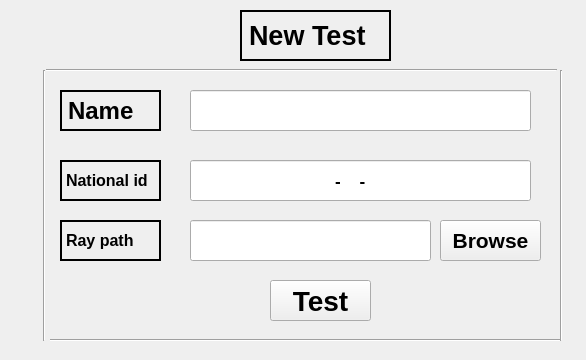
    <widget class="QWidget" name="tab">
     <attribute name="title">
      <string>T1</string>
     </attribute>
     <widget class="QLabel" name="label">
      <property name="geometry">
       <rect>
        <x>60</x>
        <y>90</y>
        <width>101</width>
        <height>41</height>
       </rect>
      </property>
      <property name="font">
       <font>
        <pointsize>18</pointsize>
        <weight>75</weight>
        <bold>true</bold>
        <strikeout>false</strikeout>
       </font>
      </property>
      <property name="frameShape">
       <enum>QFrame::WinPanel</enum>
      </property>
      <property name="text">
       <string>Name</string>
      </property>
     </widget>
     <widget class="QLineEdit" name="lineEdit">
      <property name="geometry">
       <rect>
        <x>190</x>
        <y>90</y>
        <width>341</width>
        <height>41</height>
       </rect>
      </property>
      <property name="minimumSize">
       <size>
        <width>341</width>
        <height>41</height>
       </size>
      </property>
      <property name="font">
       <font>
        <pointsize>13</pointsize>
        <weight>75</weight>
        <bold>true</bold>
       </font>
      </property>
      <property name="layoutDirection">
       <enum>Qt::LeftToRight</enum>
      </property>
      <property name="autoFillBackground">
       <bool>false</bool>
      </property>
      <property name="inputMask">
       <string/>
      </property>
      <property name="text">
       <string/>
      </property>
      <property name="alignment">
       <set>Qt::AlignCenter</set>
      </property>
     </widget>
     <widget class="QLineEdit" name="lineEdit_7">
      <property name="geometry">
       <rect>
        <x>190</x>
        <y>160</y>
        <width>341</width>
        <height>41</height>
       </rect>
      </property>
      <property name="font">
       <font>
        <pointsize>13</pointsize>
        <weight>75</weight>
        <bold>true</bold>
       </font>
      </property>
      <property name="locale">
       <locale language="English" country="UnitedStates"/>
      </property>
      <property name="inputMethodHints">
       <set>Qt::ImhDigitsOnly</set>
      </property>
      <property name="inputMask">
       <string>999-9999-9999999</string>
      </property>
      <property name="text">
       <string>--</string>
      </property>
      <property name="maxLength">
       <number>16</number>
      </property>
      <property name="alignment">
       <set>Qt::AlignCenter</set>
      </property>
     </widget>
     <widget class="QLabel" name="label_7">
      <property name="geometry">
       <rect>
        <x>60</x>
        <y>160</y>
        <width>101</width>
        <height>41</height>
       </rect>
      </property>
      <property name="font">
       <font>
        <pointsize>12</pointsize>
        <weight>75</weight>
        <bold>true</bold>
        <strikeout>false</strikeout>
       </font>
      </property>
      <property name="frameShape">
       <enum>QFrame::WinPanel</enum>
      </property>
      <property name="text">
       <string>National id</string>
      </property>
     </widget>
     <widget class="QPushButton" name="pushButton_11">
      <property name="geometry">
       <rect>
        <x>270</x>
        <y>280</y>
        <width>101</width>
        <height>41</height>
       </rect>
      </property>
      <property name="font">
       <font>
        <pointsize>21</pointsize>
        <weight>75</weight>
        <bold>true</bold>
       </font>
      </property>
      <property name="text">
       <string>Test</string>
      </property>
     </widget>
     <widget class="Line" name="line">
      <property name="geometry">
       <rect>
        <x>46</x>
        <y>60</y>
        <width>511</width>
        <height>21</height>
       </rect>
      </property>
      <property name="orientation">
       <enum>Qt::Horizontal</enum>
      </property>
     </widget>
     <widget class="Line" name="line_2">
      <property name="geometry">
       <rect>
        <x>50</x>
        <y>330</y>
        <width>511</width>
        <height>21</height>
       </rect>
      </property>
      <property name="orientation">
       <enum>Qt::Horizontal</enum>
      </property>
     </widget>
     <widget class="Line" name="line_3">
      <property name="geometry">
       <rect>
        <x>29</x>
        <y>70</y>
        <width>31</width>
        <height>271</height>
       </rect>
      </property>
      <property name="orientation">
       <enum>Qt::Vertical</enum>
      </property>
     </widget>
     <widget class="Line" name="line_4">
      <property name="geometry">
       <rect>
        <x>546</x>
        <y>70</y>
        <width>31</width>
        <height>271</height>
       </rect>
      </property>
      <property name="orientation">
       <enum>Qt::Vertical</enum>
      </property>
     </widget>
     <widget class="QLabel" name="label_10">
      <property name="geometry">
       <rect>
        <x>60</x>
        <y>220</y>
        <width>101</width>
        <height>41</height>
       </rect>
      </property>
      <property name="font">
       <font>
        <pointsize>12</pointsize>
        <weight>75</weight>
        <bold>true</bold>
        <strikeout>false</strikeout>
       </font>
      </property>
      <property name="frameShape">
       <enum>QFrame::WinPanel</enum>
      </property>
      <property name="text">
       <string>Ray path</string>
      </property>
     </widget>
     <widget class="QLineEdit" name="lineEdit_10">
      <property name="geometry">
       <rect>
        <x>190</x>
        <y>220</y>
        <width>241</width>
        <height>41</height>
       </rect>
      </property>
      <property name="font">
       <font>
        <pointsize>13</pointsize>
        <weight>75</weight>
        <bold>true</bold>
       </font>
      </property>
      <property name="alignment">
       <set>Qt::AlignCenter</set>
      </property>
     </widget>
     <widget class="QLabel" name="label_31">
      <property name="geometry">
       <rect>
        <x>240</x>
        <y>10</y>
        <width>151</width>
        <height>51</height>
       </rect>
      </property>
      <property name="font">
       <font>
        <pointsize>20</pointsize>
        <weight>75</weight>
        <bold>true</bold>
        <strikeout>false</strikeout>
       </font>
      </property>
      <property name="frameShape">
       <enum>QFrame::WinPanel</enum>
      </property>
      <property name="text">
       <string>New Test</string>
      </property>
     </widget>
     <widget class="QPushButton" name="pushButton_12">
      <property name="geometry">
       <rect>
        <x>440</x>
        <y>220</y>
        <width>101</width>
        <height>41</height>
       </rect>
      </property>
      <property name="font">
       <font>
        <pointsize>16</pointsize>
        <weight>75</weight>
        <bold>true</bold>
       </font>
      </property>
      <property name="text">
       <string>Browse</string>
      </property>
     </widget>
     <zorder>pushButton_11</zorder>
     <zorder>label</zorder>
     <zorder>lineEdit</zorder>
     <zorder>lineEdit_7</zorder>
     <zorder>label_7</zorder>
     <zorder>line</zorder>
     <zorder>line_2</zorder>
     <zorder>line_3</zorder>
     <zorder>line_4</zorder>
     <zorder>label_10</zorder>
     <zorder>lineEdit_10</zorder>
     <zorder>label_31</zorder>
     <zorder>pushButton_12</zorder>
    </widget>
